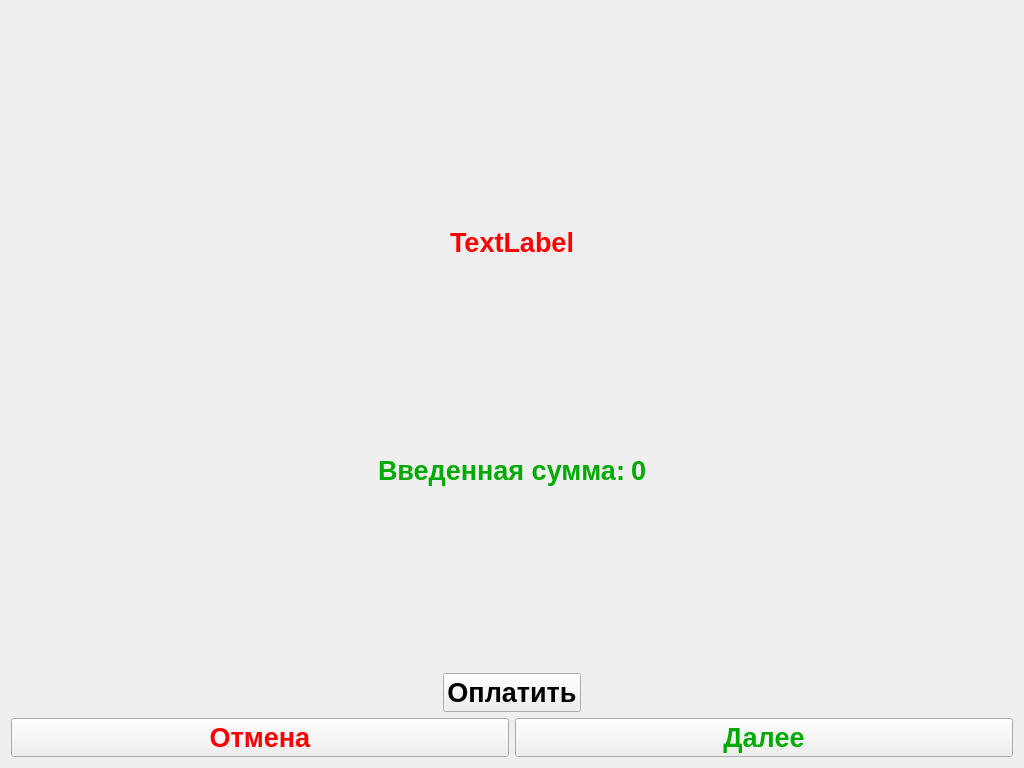
<?xml version="1.0" encoding="UTF-8"?>
<ui version="4.0">
 <class>Form</class>
 <widget class="QWidget" name="Form">
  <property name="geometry">
   <rect>
    <x>0</x>
    <y>0</y>
    <width>1024</width>
    <height>768</height>
   </rect>
  </property>
  <property name="windowTitle">
   <string>Form</string>
  </property>
  <property name="styleSheet">
   <string notr="true">background-image: url(./Resources/Forms/ScanBrelok/FormBackGround.jpg);</string>
  </property>
  <layout class="QVBoxLayout" name="verticalLayout_2">
   <item>
    <layout class="QHBoxLayout" name="horizontalLayout_3">
     <item>
      <spacer name="horizontalSpacer">
       <property name="orientation">
        <enum>Qt::Horizontal</enum>
       </property>
       <property name="sizeHint" stdset="0">
        <size>
         <width>40</width>
         <height>20</height>
        </size>
       </property>
      </spacer>
     </item>
     <item>
      <layout class="QVBoxLayout" name="verticalLayout_3">
       <item>
        <widget class="QLabel" name="labelItem">
         <property name="sizePolicy">
          <sizepolicy hsizetype="Maximum" vsizetype="Maximum">
           <horstretch>0</horstretch>
           <verstretch>0</verstretch>
          </sizepolicy>
         </property>
         <property name="minimumSize">
          <size>
           <width>200</width>
           <height>200</height>
          </size>
         </property>
         <property name="text">
          <string/>
         </property>
         <property name="pixmap">
          <pixmap>../img/Items/NoItem.jpg</pixmap>
         </property>
        </widget>
       </item>
       <item>
        <widget class="QLabel" name="labelPrice">
         <property name="sizePolicy">
          <sizepolicy hsizetype="Maximum" vsizetype="Maximum">
           <horstretch>0</horstretch>
           <verstretch>0</verstretch>
          </sizepolicy>
         </property>
         <property name="minimumSize">
          <size>
           <width>200</width>
           <height>50</height>
          </size>
         </property>
         <property name="palette">
          <palette>
           <active>
            <colorrole role="WindowText">
             <brush brushstyle="SolidPattern">
              <color alpha="255">
               <red>255</red>
               <green>0</green>
               <blue>0</blue>
              </color>
             </brush>
            </colorrole>
           </active>
           <inactive>
            <colorrole role="WindowText">
             <brush brushstyle="SolidPattern">
              <color alpha="255">
               <red>255</red>
               <green>0</green>
               <blue>0</blue>
              </color>
             </brush>
            </colorrole>
           </inactive>
           <disabled>
            <colorrole role="WindowText">
             <brush brushstyle="SolidPattern">
              <color alpha="255">
               <red>123</red>
               <green>123</green>
               <blue>123</blue>
              </color>
             </brush>
            </colorrole>
           </disabled>
          </palette>
         </property>
         <property name="font">
          <font>
           <pointsize>20</pointsize>
           <weight>75</weight>
           <italic>false</italic>
           <bold>true</bold>
          </font>
         </property>
         <property name="text">
          <string>TextLabel</string>
         </property>
         <property name="alignment">
          <set>Qt::AlignCenter</set>
         </property>
        </widget>
       </item>
      </layout>
     </item>
     <item>
      <spacer name="horizontalSpacer_2">
       <property name="orientation">
        <enum>Qt::Horizontal</enum>
       </property>
       <property name="sizeHint" stdset="0">
        <size>
         <width>40</width>
         <height>20</height>
        </size>
       </property>
      </spacer>
     </item>
    </layout>
   </item>
   <item>
    <layout class="QHBoxLayout" name="horizontalLayout_2">
     <item>
      <layout class="QVBoxLayout" name="verticalLayout_5">
       <item>
        <layout class="QHBoxLayout" name="horizontalLayout_4">
         <item>
          <spacer name="horizontalSpacer_3">
           <property name="orientation">
            <enum>Qt::Horizontal</enum>
           </property>
           <property name="sizeHint" stdset="0">
            <size>
             <width>40</width>
             <height>20</height>
            </size>
           </property>
          </spacer>
         </item>
         <item>
          <widget class="QLabel" name="lbl1">
           <property name="palette">
            <palette>
             <active>
              <colorrole role="WindowText">
               <brush brushstyle="SolidPattern">
                <color alpha="255">
                 <red>0</red>
                 <green>170</green>
                 <blue>0</blue>
                </color>
               </brush>
              </colorrole>
             </active>
             <inactive>
              <colorrole role="WindowText">
               <brush brushstyle="SolidPattern">
                <color alpha="255">
                 <red>0</red>
                 <green>170</green>
                 <blue>0</blue>
                </color>
               </brush>
              </colorrole>
             </inactive>
             <disabled>
              <colorrole role="WindowText">
               <brush brushstyle="SolidPattern">
                <color alpha="255">
                 <red>123</red>
                 <green>123</green>
                 <blue>123</blue>
                </color>
               </brush>
              </colorrole>
             </disabled>
            </palette>
           </property>
           <property name="font">
            <font>
             <pointsize>20</pointsize>
             <weight>75</weight>
             <bold>true</bold>
            </font>
           </property>
           <property name="text">
            <string>Введенная сумма:</string>
           </property>
          </widget>
         </item>
         <item>
          <widget class="QLabel" name="lbl_summa">
           <property name="palette">
            <palette>
             <active>
              <colorrole role="WindowText">
               <brush brushstyle="SolidPattern">
                <color alpha="255">
                 <red>0</red>
                 <green>170</green>
                 <blue>0</blue>
                </color>
               </brush>
              </colorrole>
             </active>
             <inactive>
              <colorrole role="WindowText">
               <brush brushstyle="SolidPattern">
                <color alpha="255">
                 <red>0</red>
                 <green>170</green>
                 <blue>0</blue>
                </color>
               </brush>
              </colorrole>
             </inactive>
             <disabled>
              <colorrole role="WindowText">
               <brush brushstyle="SolidPattern">
                <color alpha="255">
                 <red>123</red>
                 <green>123</green>
                 <blue>123</blue>
                </color>
               </brush>
              </colorrole>
             </disabled>
            </palette>
           </property>
           <property name="font">
            <font>
             <pointsize>20</pointsize>
             <weight>75</weight>
             <bold>true</bold>
            </font>
           </property>
           <property name="text">
            <string>0</string>
           </property>
          </widget>
         </item>
         <item>
          <spacer name="horizontalSpacer_4">
           <property name="orientation">
            <enum>Qt::Horizontal</enum>
           </property>
           <property name="sizeHint" stdset="0">
            <size>
             <width>40</width>
             <height>20</height>
            </size>
           </property>
          </spacer>
         </item>
        </layout>
       </item>
       <item>
        <layout class="QHBoxLayout" name="horizontalLayout_5">
         <item>
          <spacer name="horizontalSpacer_6">
           <property name="orientation">
            <enum>Qt::Horizontal</enum>
           </property>
           <property name="sizeHint" stdset="0">
            <size>
             <width>40</width>
             <height>20</height>
            </size>
           </property>
          </spacer>
         </item>
         <item>
          <widget class="QPushButton" name="btnPay">
           <property name="font">
            <font>
             <pointsize>20</pointsize>
             <weight>75</weight>
             <bold>true</bold>
            </font>
           </property>
           <property name="text">
            <string>Оплатить</string>
           </property>
          </widget>
         </item>
         <item>
          <spacer name="horizontalSpacer_5">
           <property name="orientation">
            <enum>Qt::Horizontal</enum>
           </property>
           <property name="sizeHint" stdset="0">
            <size>
             <width>40</width>
             <height>20</height>
            </size>
           </property>
          </spacer>
         </item>
        </layout>
       </item>
      </layout>
     </item>
    </layout>
   </item>
   <item>
    <layout class="QVBoxLayout" name="verticalLayout">
     <item>
      <layout class="QHBoxLayout" name="horizontalLayout">
       <item>
        <widget class="QPushButton" name="btnCancel">
         <property name="palette">
          <palette>
           <active>
            <colorrole role="ButtonText">
             <brush brushstyle="SolidPattern">
              <color alpha="255">
               <red>255</red>
               <green>0</green>
               <blue>0</blue>
              </color>
             </brush>
            </colorrole>
           </active>
           <inactive>
            <colorrole role="ButtonText">
             <brush brushstyle="SolidPattern">
              <color alpha="255">
               <red>255</red>
               <green>0</green>
               <blue>0</blue>
              </color>
             </brush>
            </colorrole>
           </inactive>
           <disabled>
            <colorrole role="ButtonText">
             <brush brushstyle="SolidPattern">
              <color alpha="255">
               <red>123</red>
               <green>123</green>
               <blue>123</blue>
              </color>
             </brush>
            </colorrole>
           </disabled>
          </palette>
         </property>
         <property name="font">
          <font>
           <pointsize>20</pointsize>
           <weight>75</weight>
           <bold>true</bold>
          </font>
         </property>
         <property name="text">
          <string>Отмена</string>
         </property>
        </widget>
       </item>
       <item>
        <widget class="QPushButton" name="btnContinue">
         <property name="palette">
          <palette>
           <active>
            <colorrole role="WindowText">
             <brush brushstyle="SolidPattern">
              <color alpha="255">
               <red>0</red>
               <green>170</green>
               <blue>0</blue>
              </color>
             </brush>
            </colorrole>
            <colorrole role="ButtonText">
             <brush brushstyle="SolidPattern">
              <color alpha="255">
               <red>0</red>
               <green>170</green>
               <blue>0</blue>
              </color>
             </brush>
            </colorrole>
           </active>
           <inactive>
            <colorrole role="WindowText">
             <brush brushstyle="SolidPattern">
              <color alpha="255">
               <red>0</red>
               <green>170</green>
               <blue>0</blue>
              </color>
             </brush>
            </colorrole>
            <colorrole role="ButtonText">
             <brush brushstyle="SolidPattern">
              <color alpha="255">
               <red>0</red>
               <green>170</green>
               <blue>0</blue>
              </color>
             </brush>
            </colorrole>
           </inactive>
           <disabled>
            <colorrole role="WindowText">
             <brush brushstyle="SolidPattern">
              <color alpha="255">
               <red>123</red>
               <green>123</green>
               <blue>123</blue>
              </color>
             </brush>
            </colorrole>
            <colorrole role="ButtonText">
             <brush brushstyle="SolidPattern">
              <color alpha="255">
               <red>123</red>
               <green>123</green>
               <blue>123</blue>
              </color>
             </brush>
            </colorrole>
           </disabled>
          </palette>
         </property>
         <property name="font">
          <font>
           <pointsize>20</pointsize>
           <weight>75</weight>
           <bold>true</bold>
          </font>
         </property>
         <property name="text">
          <string>Далее</string>
         </property>
        </widget>
       </item>
      </layout>
     </item>
    </layout>
   </item>
  </layout>
 </widget>
 <resources/>
 <connections/>
</ui>
